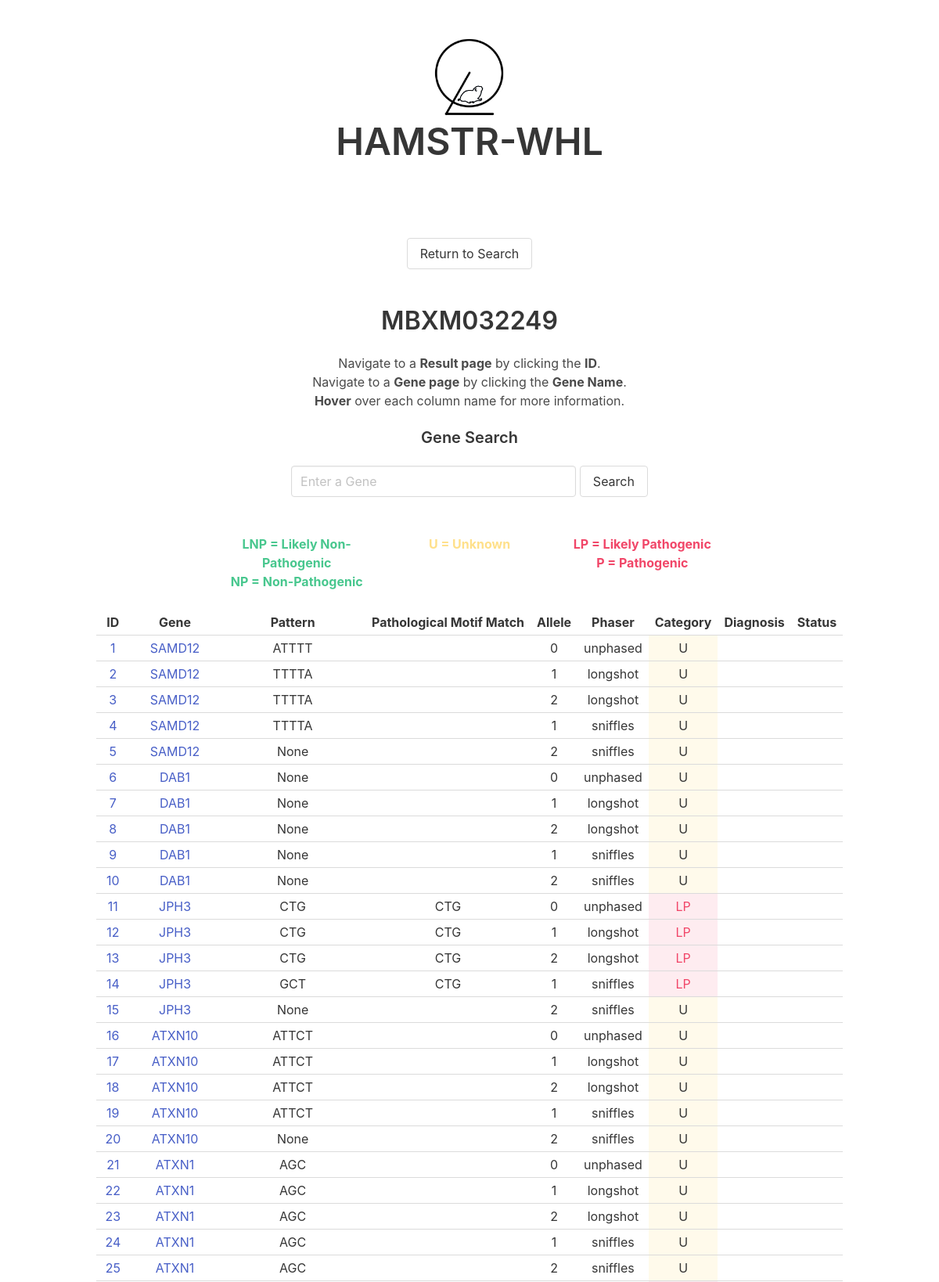
/sample/MBXM032249 (upper part), run on the app's committed database.
### tables this page shows
CREATE TABLE Sample (
	id INTEGER PRIMARY KEY,
	sample VARCHAR(20)
);

CREATE TABLE Result (
	id INTEGER PRIMARY KEY AUTOINCREMENT,
	sample INTEGER NOT NULL,
	gene INTEGER NOT NULL,
	allele INTEGER,
	phaser INTEGER NOT NULL,
	pattern TEXT,
	motif INTEGER,
	numRepeats REAL,
	match INTEGER,
	score INTEGER,
	category TEXT CHECK(category IN ('Likely Pathogenic', 'Likely Non-Pathogenic', 'Unknown')) NULL DEFAULT NULL,
	sequence TEXT,
	FOREIGN KEY (sample) REFERENCES Sample(id),
	FOREIGN KEY (gene) REFERENCES Gene(id),
	FOREIGN KEY (motif) REFERENCES Motif(id),
	FOREIGN KEY (phaser) REFERENCES Phaser(id)
);

CREATE TABLE Gene (
  id INTEGER PRIMARY KEY AUTOINCREMENT,
  name VARCHAR(10) UNIQUE NOT NULL,
  chromosome VARCHAR(10) NOT NULL,
  phenotype TEXT,
  inheritanceMode VARCHAR(2) CHECK(inheritanceMode IN ('AD', 'AR', 'XL', 'CMPLX')) NULL DEFAULT NULL,
  startCoordHG38 VARCHAR(12),
  endCoordHG38 VARCHAR(12)
);

CREATE TABLE Motif (
  id INTEGER PRIMARY KEY AUTOINCREMENT,
  gene INTEGER NOT NULL,
  pattern VARCHAR(10) NOT NULL,
  size INTEGER,
  pathMin INTEGER,
  pathMax INTEGER,
  FOREIGN KEY (gene) REFERENCES Gene(id)
);

### app.py (the view, shortened to what this page needs)
@app.route("/sample/<sample>", methods=["POST", "GET"])
def get_sample(sample):
    error = None
    search_error = None
    gene_results = None
    conn = get_db()
    results = get_sample_results(sample, conn)
    if not results:
        error = "No results found for " + sample
    return render_template("sample_page.html", sample=sample, results=results,
                           error=error, search_error=search_error,
                           gene_results=gene_results)

### app.py (called while the page is built)
def get_db():
    db = getattr(g, '_database', None)
    if db is None:
        db = g._database = sqlite3.connect(DATABASE)
    return db

@app.teardown_appcontext
def close_connection(exception):
    db = getattr(g, '_database', None)
    if db is not None:
        db.close()

### data_reader.py (called while the page is built)
def get_sample_id(conn, sample):
    cur = conn.cursor()
    cur.execute("SELECT id FROM Sample WHERE sample LIKE ?;", (sample,))
    id = cur.fetchone()
    if id is not None:
        return id[0]
    return id

def get_sample_results(sample, conn):
    sample = get_sample_id(conn, sample)
    if sample is None:
        return None
    cur = conn.cursor()
    cur.execute("SELECT r.id, g.name, r.pattern, m.pattern, m.pathMin, " +
                "m.pathMax, r.numRepeats, r.allele, r.phaser, r.category, " +
                "s.diagnosis, s.status FROM Result r " +
                "LEFT JOIN Gene g ON r.gene = g.id " +
                "LEFT JOIN Motif m ON r.motif = m.id " +
                "LEFT JOIN Status s ON s.gene = g.id AND s.sample = r.sample" +
                " WHERE r.sample LIKE ?", (sample,))
    results = cur.fetchall()
    return results

### templates/sample_page.html (shortened to what this page needs)
<!DOCTYPE html>
<html lang="en" dir="ltr">
  <head>
    <link rel="stylesheet" href="https://cdn.jsdelivr.net/npm/bulma@0.9.1/css/bulma.css">
    <link rel="stylesheet" href="/static/style.css">
  </head>
  <body>
    <section class="section has-text-centered">
        <a href="/">
          <img class="logo" src="/static/logo1.png">
          <p class="title is-1">HAMSTR-WHL</p>
        </a>
    </section>
    <section class="section has-text-centered">
      {% if error %}
      <h1 class="subtitle" style="color:hsl(348, 100%, 61%)">{{error}}</h1>
      <a href="/search"><button class="button">Return to Search</button></a>
      {% elif results %}
      <a href="/search"><button class="button">Return to Search</button></a>
      <br><br><br>
      <h1 class="title is-3">{{sample}}</h1>
      <p>
      Navigate to a <b>Result page</b> by clicking the <b>ID</b>.
      <br>Navigate to a <b>Gene page</b> by clicking the <b>Gene Name</b>.
      <br><b>Hover</b> over each column name for more information.
      </p>
      <br>
      <form method="POST">
        <h1 class="title is-5">Gene Search</h1>
        <input type="text" class="input" style="width:33%;" id="gene" name="gene" placeholder="Enter a Gene">
        <input type="submit" class="button" value="Search">
      </form>
      <br>
      <br>
      <div class="columns has-text-centered">
        <div class="column">
        </div>
        <div class="column">
          <b><p class="has-text-success">LNP = Likely Non-Pathogenic<br>NP = Non-Pathogenic</p></b>
        </div>
        <div class="column">
          <b><p class="has-text-warning">U = Unknown</p></b>
        </div>
        <div class="column">
          <b><p class="has-text-danger">LP = Likely Pathogenic<br>P = Pathogenic</p></b>
        </div>
        <div class="column">
        </div>
      </div>
      <div class="table-container">
        <table class="table is-hoverable is-narrow center">
          <tr>
            <th title="Unique Result ID">ID</th>
            <th title="Gene Name">Gene</th>
            <th title="Pattern identified by the Phaser">Pattern</th>
            <th title="Matching Motif found in the database associated with this Gene">Pathological Motif Match</th>
            <th title="The Allele the pattern was found on, according to the Phaser">Allele</th>
            <th title="Phasing method">Phaser</th>
            <th title="Pathogenicity, according to the number of repeats found compared to pathological maximum and minimum repeats associated with the matching motif">Category</th>
            <th title="Assigned Diagnosis of the Gene">Diagnosis</th>
            <th title="Assigned Status of the Gene">Status</th>
          </tr>
          {% for result in results %}
          <tr>
            <td><a href="/result/{{result[0]}}">{{result[0]}}</a></td>
            <td><a href="/{{sample}}/{{result[1]}}">{{result[1]}}</a></td>
            <td>{{result[2]}}</td>
            {% if not result[3]%}
                <td title="No match found."></td>
            {% else %}
                <td>{{result[3]}}</td>
            {% endif %}
            <td>{{result[7]}}</td>
            <td>{{result[8]}}</td>
            {% if result[9] == 'Likely Pathogenic' %}
            <td class="has-background-danger-light has-text-danger" title="Likely Pathogenic">LP</td>
            {% elif result[9] == 'Unknown' %}
            <td class="has-background-warning-light" title="Unknown">U</td>
            {% elif result[9] == 'Likely Non-Pathogenic' %}
            <td class="has-background-success-light has-text-success" title="Likely Non-Pathogenic">LNP</td>
            {% else %}
            <td></td>
            {% endif %}
            {% if result[10] == 'Pathogenic' %}
            <td class="is-danger" title="Pathogenic">P</td>
            {% elif result[10] == 'Unknown' %}
            <td class="is-warning" title="Unknown">U</td>
            {% elif result[10] == 'Non-Pathogenic' %}
            <td class="is-success" title="Non-Pathogenic">NP</td>
            {% else %}
            <td title="Not diagnosed yet"></td>
            {% endif %}
            {% if result[11] == "In Progress"%}
                <td class="has-text-warning">In Progress</td>
            {% elif result[11] == "Complete" %}
                <td class="has-text-success">Complete</td>
            {% elif result[11] == "Error" %}
                <td class="has-text-danger">Error</td>
            {% else %}
                <td></td>
            {% endif %}
          </tr>
          {% endfor %}
        </table>
      </div>
      {% endif %}
    </section>
  </body>
</html>

### static/style.css (style rules this page uses)
img.logo { width: 100px; height: 100px; }
table.center { margin-left: auto; margin-right: auto; }

### templates/sample_page.html (style rules this page uses)
.columns { margin-left: auto; margin-right: auto; }

### data on the page
Sample: sample "MBXM032249"
Result: id "1", name "SAMD12", pattern "ATTTT", allele "0", phaser "unphased", category "U"
Result: id "2", name "SAMD12", pattern "TTTTA", allele "1", phaser "longshot", category "U"
Result: id "3", name "SAMD12", pattern "TTTTA", allele "2", phaser "longshot", category "U"
Result: id "4", name "SAMD12", pattern "TTTTA", allele "1", phaser "sniffles", category "U"
Result: id "5", name "SAMD12", result "None", allele "2", phaser "sniffles", category "U"
Result: id "6", name "DAB1", result "None", allele "0", phaser "unphased", category "U"
Result: id "7", name "DAB1", result "None", allele "1", phaser "longshot", category "U"
Result: id "8", name "DAB1", result "None", allele "2", phaser "longshot", category "U"
Result: id "9", name "DAB1", result "None", allele "1", phaser "sniffles", category "U"
Result: id "10", name "DAB1", result "None", allele "2", phaser "sniffles", category "U"
Result: id "11", name "JPH3", pattern "CTG", allele "0", phaser "unphased", shows "LP"
Result: id "12", name "JPH3", pattern "CTG", allele "1", phaser "longshot", shows "LP"
Result: id "13", name "JPH3", pattern "CTG", allele "2", phaser "longshot", shows "LP"
Result: id "14", name "JPH3", pattern "GCT", pattern "CTG", allele "1", phaser "sniffles", shows "LP"
Result: id "15", name "JPH3", result "None", allele "2", phaser "sniffles", category "U"
Result: id "16", name "ATXN10", pattern "ATTCT", allele "0", phaser "unphased", category "U"
Result: id "17", name "ATXN10", pattern "ATTCT", allele "1", phaser "longshot", category "U"
Result: id "18", name "ATXN10", pattern "ATTCT", allele "2", phaser "longshot", category "U"
Result: id "19", name "ATXN10", pattern "ATTCT", allele "1", phaser "sniffles", category "U"
Result: id "20", name "ATXN10", result "None", allele "2", phaser "sniffles", category "U"
Result: id "21", name "ATXN1", pattern "AGC", allele "0", phaser "unphased", category "U"
Result: id "22", name "ATXN1", pattern "AGC", allele "1", phaser "longshot", category "U"
Result: id "23", name "ATXN1", pattern "AGC", allele "2", phaser "longshot", category "U"
Result: id "24", name "ATXN1", pattern "AGC", allele "1", phaser "sniffles", category "U"
Result: id "25", name "ATXN1", pattern "AGC", allele "2", phaser "sniffles", category "U"
